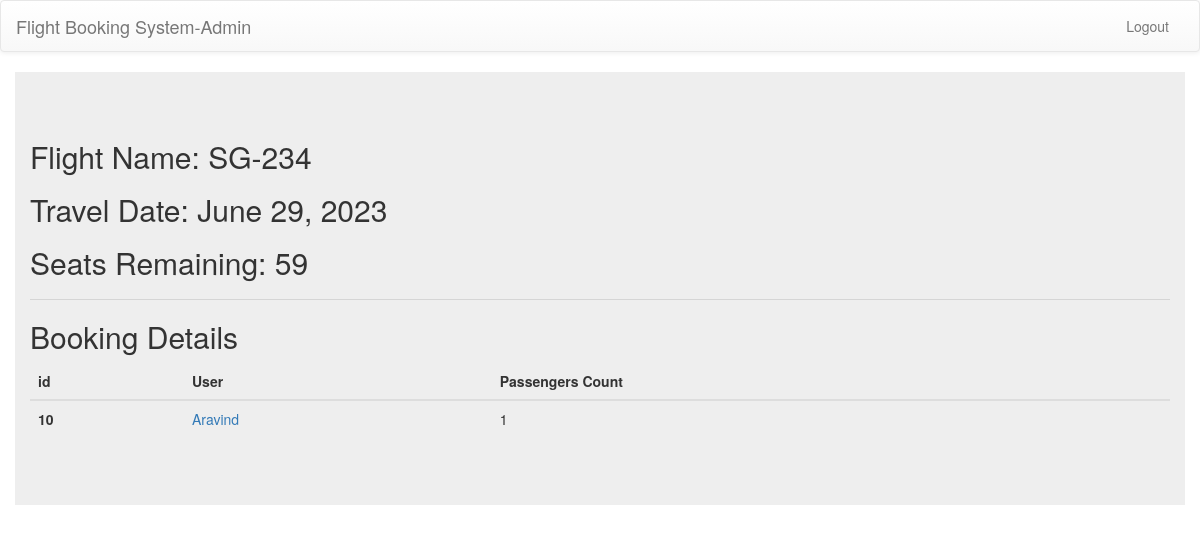
The page /manage/flight/travel-detail/10 (signed in) on the database as committed earlier.
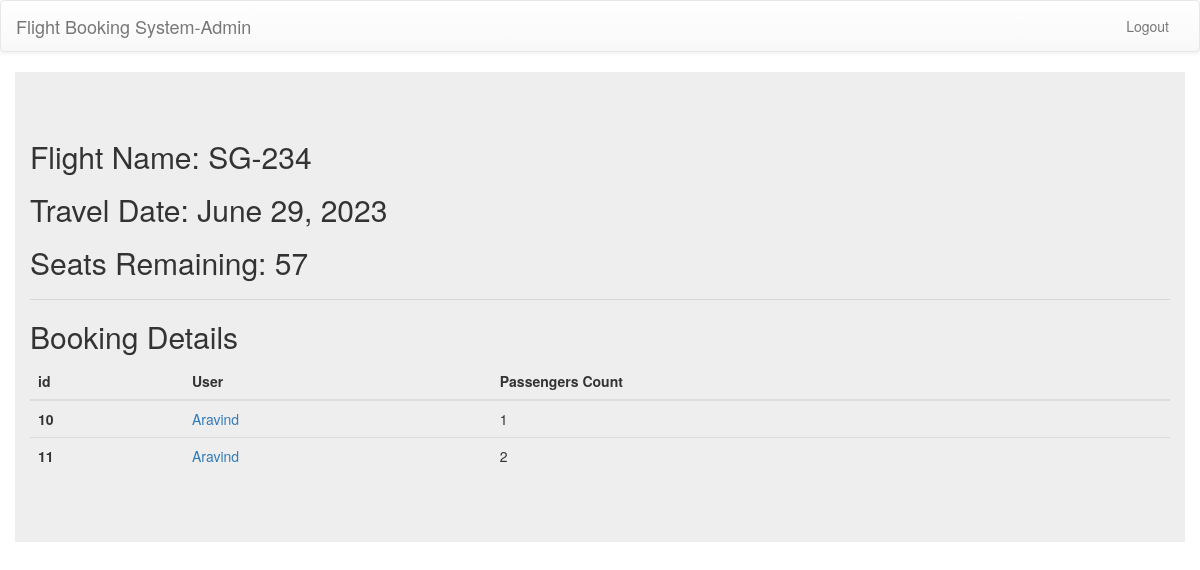
The same page on the database as committed later.
### user/models.py (models this page shows, shortened)
class Travel(models.Model):
    flight_id=models.ForeignKey(Flight,on_delete=models.CASCADE)
    remain=models.PositiveIntegerField(default=60)
    date=models.DateField(null=True,blank=True)
    status=models.CharField(max_length=10,default="active")

class Bookings(models.Model):
    user_id=models.ForeignKey(User,on_delete=models.SET_NULL,blank=True,null=True)
    travel=models.ForeignKey(Travel,on_delete=models.SET_NULL,blank=True,null=True)
    passengers_count=models.PositiveIntegerField(default=1)
    passengers_names=models.ManyToManyField(Passengers)

class User(AbstractUser):
    username=None
    name=models.CharField(max_length=30)
    email=models.EmailField(unique=True)
    phone_number=models.CharField(max_length=10)
    USERNAME_FIELD='email'
    REQUIRED_FIELDS=[]
    objects=UserManager()

class Flight(models.Model):
    name=models.CharField(max_length=10)
    airline=models.ForeignKey(AirLine,on_delete=models.CASCADE)
    source=models.ForeignKey(Airports,on_delete=models.SET_NULL,blank=True,null=True,related_name="depart")
    destination=models.ForeignKey(Airports,on_delete=models.SET_NULL,blank=True,null=True,related_name="arrive")
    time_of_departure=models.TimeField(null=True,blank=True)
    duration_of_travel=models.PositiveIntegerField()
    price=models.PositiveIntegerField(null=True,blank=True)

### adminapp/views.py (the view)
# urls.py: path("travel-detail/<int:id>",travel_details,name="travel-detail"),
def travel_details(request,id):
    if not request.user.is_superuser:
        return redirect("unauthorized")
    try:
        travel=Travel.objects.get(id=id)
    except:
        raise ValueError("Invalid Travel id given")
    bookings=Bookings.objects.filter(travel=travel)
    return render(request,"adminapp/travel-detail.html",context={"travel":travel,"bookings":bookings})

### templates/adminapp/travel-detail.html
{% extends 'adminapp/base.html' %}
{% block main %}
<div class="jumbotron container">
    <h2>Flight Name: {{travel.flight_id.name}}</h2>
    <h2>Travel Date: {{travel.date}}</h2>
    <h2>Seats Remaining: {{travel.remain}} </h2>
    <hr>
    <h2>Booking Details</h2>
    <table class="table table-dark">
        <thead>
          <tr>
            <th scope="col">id</th>
            <th scope="col">User</th>
            <th scope="col">Passengers Count</th>
          </tr>
        </thead>
        <tbody>
            {% for booking in bookings %}
          <tr>
            <th scope="row">{{booking.id}}</th>
            <td><a href="{% url 'booking-detail-admin' booking.id %}">{{booking.user_id.name}}</a></td>
            <td>{{booking.passengers_count}}</td>
          </tr>
          {% endfor %}
        </tbody>
      </table>
</div>
{% endblock main %}

Rows that differ between the two databases and show on the page:
changed Travel "SG-234": remain "59" → "57"
added Bookings: id "11", user_id.name "Aravind", passengers_count "2"
